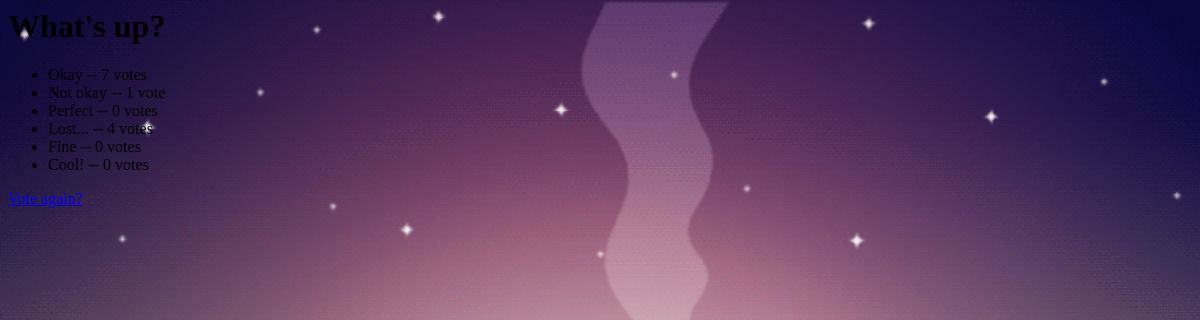
The app's page /polls/2/results/ with its own data.
### polls/models.py (models this page shows, shortened)
class Question(models.Model):
    question_text = models.CharField(max_length=200)
    pub_date = models.DateTimeField('date published')
    def was_published_recently(self):
        now = timezone.now()
        return now - datetime.timedelta(days=1) <= self.pub_date <= now
    was_published_recently.admin_order_field = 'pub_date'
    was_published_recently.boolean = True
    was_published_recently.short_description = 'Published recently?'

class Choice(models.Model):
    question = models.ForeignKey(Question, on_delete=models.CASCADE)
    choice_text = models.CharField(max_length=200)
    votes = models.IntegerField(default=0)

### polls/views.py (the view)
# urls.py: path('<int:pk>/results/', views.ResultsView.as_view(), name='results'),
class ResultsView(generic.DetailView):
    model = Question
    template_name = 'polls/results.html'

### polls/templates/polls/results.html
{% load static %}
<link rel="stylesheet" type="text/css" href="{% static 'polls/style.css' %}">
<h1>{{ question.question_text }}</h1>
<ul>
{% for choice in question.choice_set.all %}
    <li>{{ choice.choice_text }} -- {{ choice.votes }} vote{{ choice.votes|pluralize }}</li>
{% endfor %}
</ul>
<a href="{% url 'polls:detail' question.id %}">Vote again?</a>

### records on screen
Question: question_text "What's up?"
Choice: choice_text "Okay", votes "7"
Choice: choice_text "Not okay", votes "1"
Choice: choice_text "Perfect", votes "0"
Choice: choice_text "Lost...", votes "4"
Choice: choice_text "Fine", votes "0"
Choice: choice_text "Cool!", votes "0"
